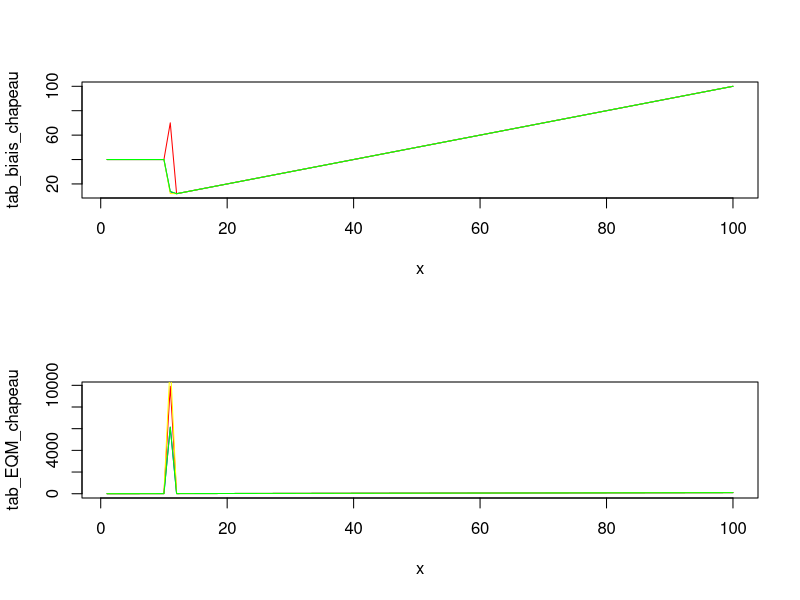
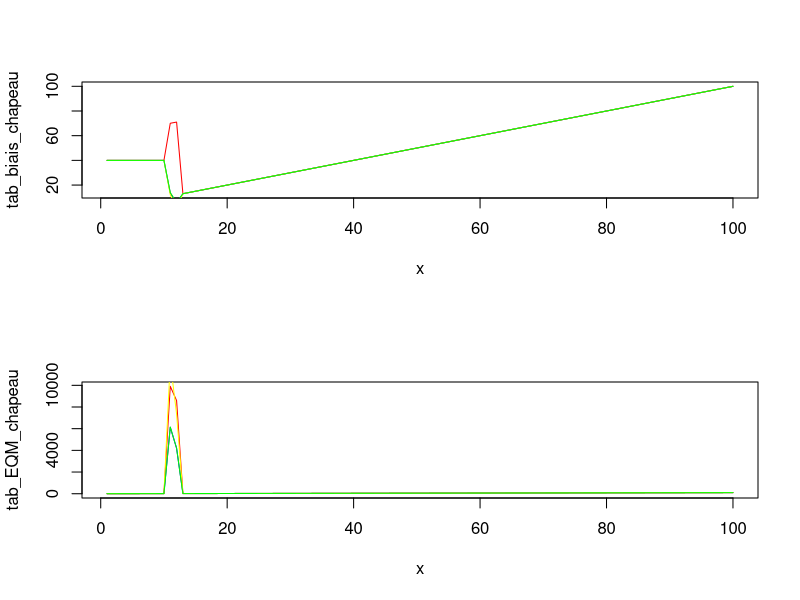
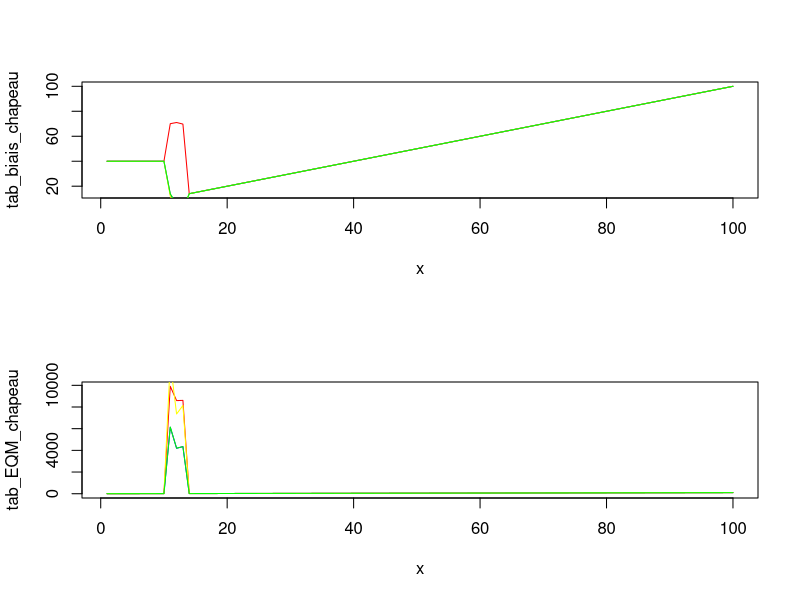
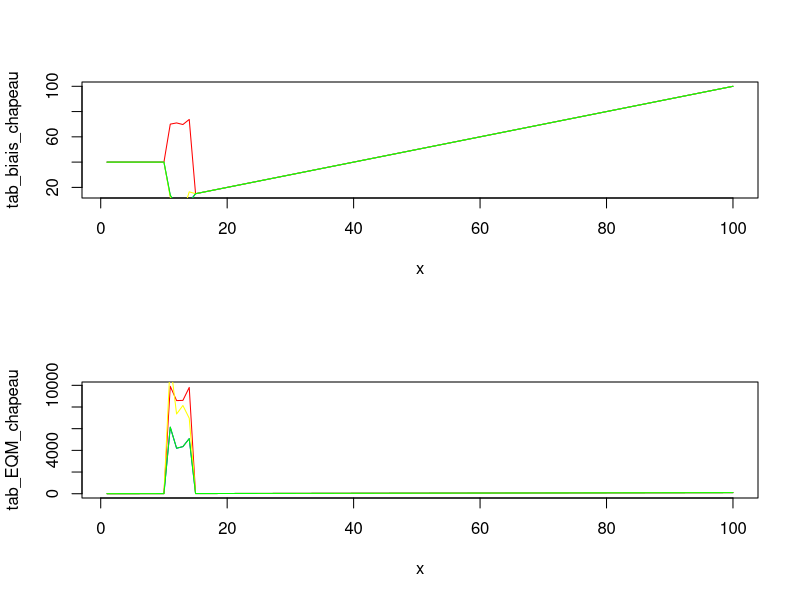
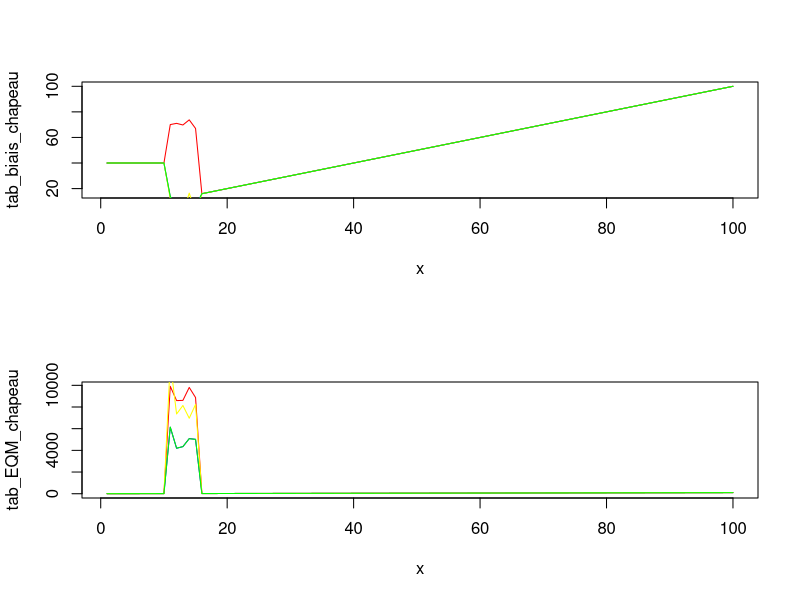
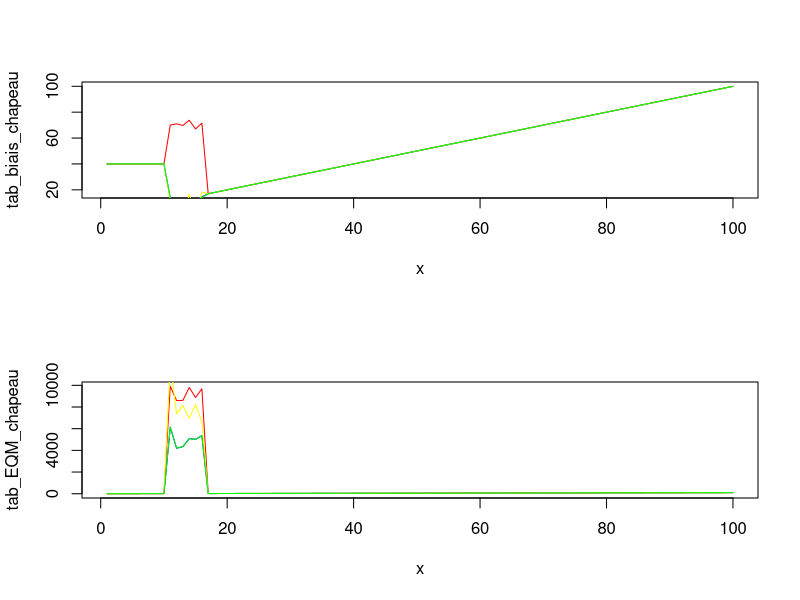
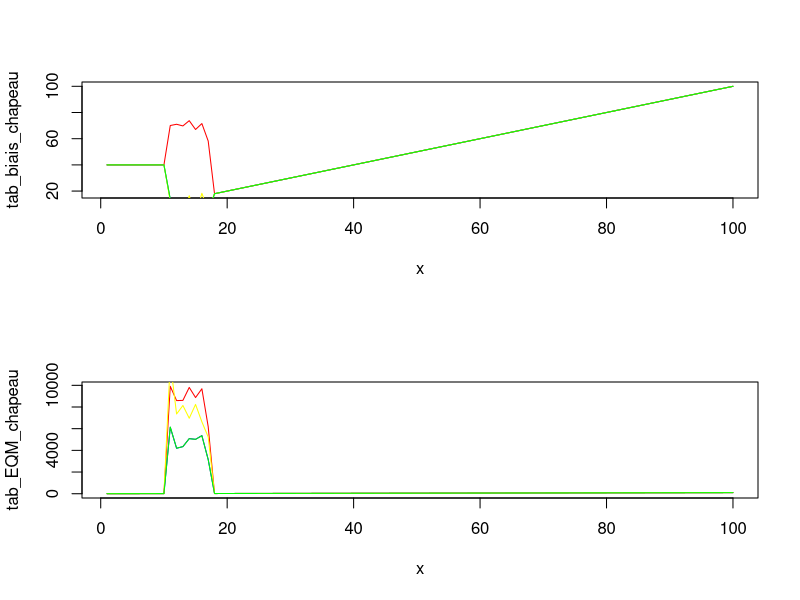
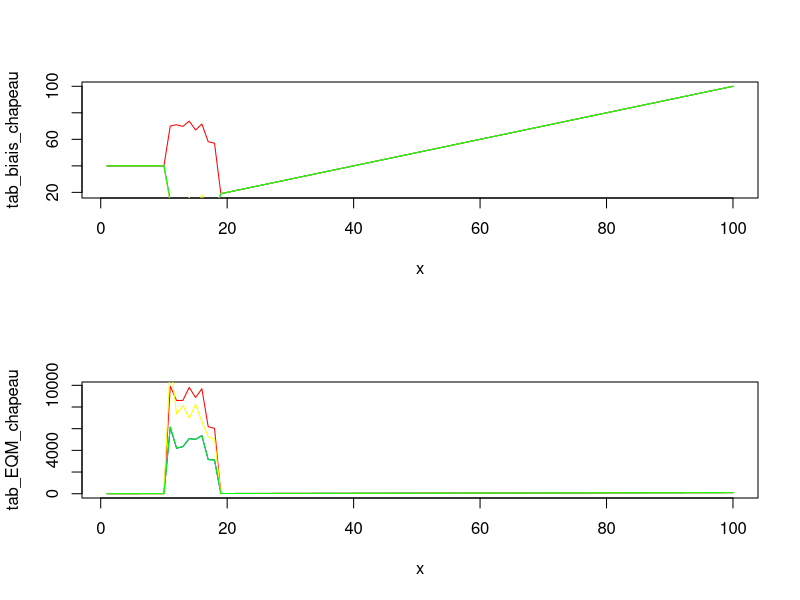

Source code (R) for these figures, in order:
m<-1000 # nombre d'échantillons
n<-100 # taille de l'échantillon
# tableaux stockant les valeurs des estimateurs pour les différents échantillons
tab_teta_chapeau<-seq(1,m,1)
tab_teta_chapeau1<-seq(1,m,1)
tab_teta_chapeau2<-seq(1,m,1)
tab_teta_varmin<-seq(1,m,1)

for (i in 1:m) {
  t<-sample(1:1000,n,replace=FALSE)
  tank<-sort(t)
  
  tab_teta_chapeau[i]<-tank[n]
  
  tab_teta_chapeau1[i]<-((n+1)/n)*tank[n]-1
  
  tab_teta_chapeau2[i]<-tank[n]+tank[1]-1
  
  tab_teta_varmin[i]<-((tank[n]^(n+1))-(tank[n]-1)^(n+1))/((tank[n]^n)-(tank[n]-1)^n)
}

#maximum des observations
teta_chapeau<-mean(tab_teta_chapeau)
biais_chapeau<-abs(1000-teta_chapeau)
tab_teta_chapeau<-(tab_teta_chapeau-1000)^2
EQMteta_chapeau<-mean(tab_teta_chapeau)
print(teta_chapeau)
print(biais_chapeau)
print(EQMteta_chapeau)

#teta_chapeau1
teta_chapeau1<-mean(tab_teta_chapeau1)
biais_chapeau1<-abs(1000-teta_chapeau1)
tab_teta_chapeau1<-(tab_teta_chapeau1-1000)^2
EQMteta_chapeau1<-mean(tab_teta_chapeau1)
print(teta_chapeau1)
print(biais_chapeau1)
print(EQMteta_chapeau1)

#teta_chapeau2
teta_chapeau2<-mean(tab_teta_chapeau2)
biais_chapeau2<-abs(1000-teta_chapeau2)
tab_teta_chapeau2<-(tab_teta_chapeau2-1000)^2
EQMteta_chapeau2<-mean(tab_teta_chapeau2)
print(teta_chapeau2)
print(biais_chapeau2)
print(EQMteta_chapeau2)

#teta à partir de la variance minimale
teta_varmin<-mean(tab_teta_varmin)
biais_varmin<-abs(1000-teta_varmin)
tab_teta_varmin<-(tab_teta_varmin-1000)^2
EQMteta_varmin<-mean(tab_teta_varmin)
print(teta_varmin)
print(biais_varmin)
print(EQMteta_varmin)


# Tracer de courbes: biais des différents estimateurs en fonction de la taille de l'échantillon
# Et EQM des différents estimateurs en fonction de la taille de l'échantillon
m<-100 # nombre d'échantillon

tabchapeau<-seq(1,m,1)
tabchapeau1<-seq(1,m,1)
tabchapeau2<-seq(1,m,1)
tabvarmin<-seq(1,m,1)
# tableaux contenant les valeurs de biais pour différents échantillons
tab_biais_chapeau<-seq(1,100,1)
tab_biais_chapeau1<-seq(1,100,1)
tab_biais_chapeau2<-seq(1,100,1)
tab_biais_varmin<-seq(1,100,1)
# tableaux contenant les valeurs de EQM pour différents échantillons
tab_EQM_chapeau<-seq(1,100,1)
tab_EQM_chapeau1<-seq(1,100,1)
tab_EQM_chapeau2<-seq(1,100,1)
tab_EQM_varmin<-seq(1,100,1)
for (i in 1:10){ 
  tab_biais_chapeau[i]<-40
  tab_biais_chapeau1[i]<-40
  tab_biais_chapeau2[i]<-40
  tab_biais_varmin[i]<-40
}
# calcul du biais et de l'EQM pour chaque estimateur: on calcul sur des moyennes de 100 échantillons
# pour des échantillons de taille 11 à 100
for (i in 11:100) {
  
  for (k in 1:m) {
    t<-sample(1:1000,i,replace=FALSE)
    tank<-sort(t)
    
    tabchapeau[k]<-tank[i]
    
    tabchapeau1[k]<-((i+1)/i)*tank[i]-1
    
    tabchapeau2[k]<-tank[i]+tank[1]-1
    
    tabvarmin[k]<-((tank[i]^(i+1))-(tank[i]-1)^(i+1))/((tank[i]^i)-(tank[i]-1)^i)
  }
  
  tab_biais_chapeau[i]<-abs(1000-mean(tabchapeau))
  tabchapeau<-(tabchapeau-1000)^2
  tab_EQM_chapeau[i]<-mean(tabchapeau)
  
  tab_biais_chapeau1[i]<-abs(1000-mean(tabchapeau1))
  tabchapeau1<-(tabchapeau1-1000)^2
  tab_EQM_chapeau1[i]<-mean(tabchapeau1)
  
  tab_biais_chapeau2[i]<-abs(1000-mean(tabchapeau2))
  tabchapeau2<-(tabchapeau2-1000)^2
  tab_EQM_chapeau2[i]<-mean(tabchapeau2)
  
  tab_biais_varmin[i]<-abs(1000-mean(tabvarmin))
  tabvarmin<-(tabvarmin-1000)^2
  tab_EQM_varmin[i]<-mean(tabvarmin)
  
  # tracé des courbes
  x<-seq(1:100)
  par(mfcol=c(2,1))
  plot(x,tab_biais_chapeau,col="red",type="l")
  lines(x,tab_biais_chapeau1,col="blue")
  lines(x,tab_biais_chapeau2,col="yellow")
  lines(x,tab_biais_varmin,col="green")
  
  plot(x,tab_EQM_chapeau,col="red",type="l")
  lines(x,tab_EQM_chapeau1,col="blue")
  lines(x,tab_EQM_chapeau2,col="yellow")
  lines(x,tab_EQM_varmin,col="green")
  
}
